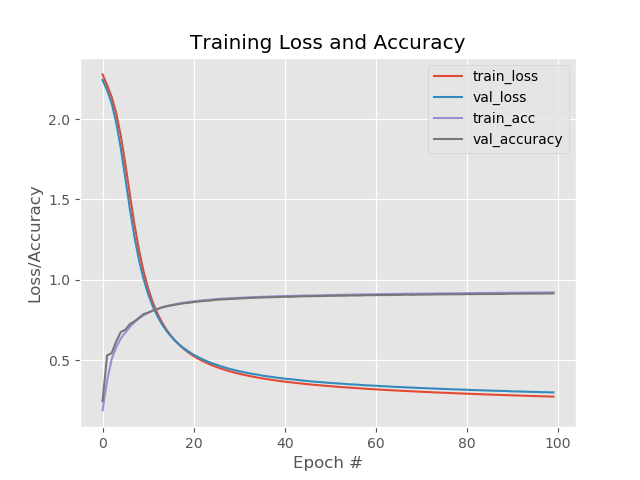

Python code for this plot:
#!/usr/bin/env python3
# -*- coding: utf-8 -*-
"""
Created on Fri Jan 24 18:04:10 2020

@author: j-bd
"""

import argparse
import logging

import matplotlib.pyplot as plt
import numpy as np
from sklearn.preprocessing import LabelBinarizer
from sklearn.model_selection import train_test_split
from sklearn.metrics import classification_report
from keras.models import Sequential
from keras.layers.core import Dense
from keras.optimizers import SGD
from sklearn import datasets

logging.basicConfig(format='%(levelname)s:%(message)s', level=logging.DEBUG)


def arguments_parser():
    '''Get the informations from the operator'''
    parser = argparse.ArgumentParser(
        prog="MNIST",
        usage='''%(prog)s [Neural Network Application]''',
        formatter_class=argparse.RawDescriptionHelpFormatter, description='''
        To lauch custom training execution:
        -------------------------------------
        python3 keras_mnist.py --output path/to/folder/file.png

        All arguments are mandatory.
        '''
    )
    parser.add_argument(
        "-o", "--output", required=True,
        help="path to the output loss/accuracy plot"
    )
    args = vars(parser.parse_args())
    return args

def nn_model():
    '''Define the structure of the neural network'''
    # define the 784-256-128-10 architecture using Keras
    model = Sequential()
    model.add(Dense(256, input_shape=(784,), activation="sigmoid"))
    model.add(Dense(128, activation="sigmoid"))
    # we use a softmax activation to obtain normalized class probabilities for
    # each prediction
    model.add(Dense(10, activation="softmax"))
    sgd = SGD(0.01)
    model.compile(
        loss="categorical_crossentropy", optimizer=sgd, metrics=["accuracy"]
    )
    return model

def display_learning_evol(fit_dic, save_path):
    '''Plot the training loss and accuracy'''
    plt.style.use("ggplot")
    plt.figure()
    plt.plot(
        np.arange(0, len(fit_dic.history["loss"])), fit_dic.history["loss"],
        label="train_loss"
    )
    plt.plot(
        np.arange(0, len(fit_dic.history["val_loss"])),
        fit_dic.history["val_loss"], label="val_loss"
    )
    plt.plot(
        np.arange(0, len(fit_dic.history["accuracy"])),
        fit_dic.history["accuracy"], label="train_acc"
    )
    plt.plot(
        np.arange(0, len(fit_dic.history["val_accuracy"])),
        fit_dic.history["val_accuracy"], label="val_accuracy"
    )
    plt.title("Training Loss and Accuracy")
    plt.xlabel("Epoch #")
    plt.ylabel("Loss/Accuracy")
    plt.legend()
    plt.savefig(save_path)

def main():
    '''Launch the mains steps'''
    args = arguments_parser()

    # grab the MNIST dataset (if this is your first time running this script, the
    # download may take a minute -- the 55MB MNIST dataset will be downloaded)
    logging.info(" Loading MNIST (full) dataset...")
#    dataset = datasets.fetch_mldata("MNIST Original")
    dataset = datasets.fetch_openml("mnist_784")
    # scale the raw pixel intensities to the range [0, 1.0], then
    # construct the training and testing splits
    data = dataset.data.astype("float") / 255.0

    logging.info(" Split dataset...")
    (trainX, testX, trainY, testY) = train_test_split(
        data, dataset.target, test_size=0.25)

    # convert the labels from integers to vectors
    lb = LabelBinarizer()
    trainY = lb.fit_transform(trainY)
    testY = lb.transform(testY)

    model = nn_model()

    # train the model using SGD
    logging.info(" Training network...")
    H = model.fit(
        trainX, trainY, validation_data=(testX, testY), epochs=100,
        batch_size=128
    )

    # evaluate the network
    logging.info(" Evaluating network...")
    predictions = model.predict(testX, batch_size=128)
    logging.info(
        classification_report(testY.argmax(axis=1), predictions.argmax(axis=1),
            target_names=[str(x) for x in lb.classes_]
        )
    )

    display_learning_evol(H, args["output"])

if __name__ == "__main__":
    main()
